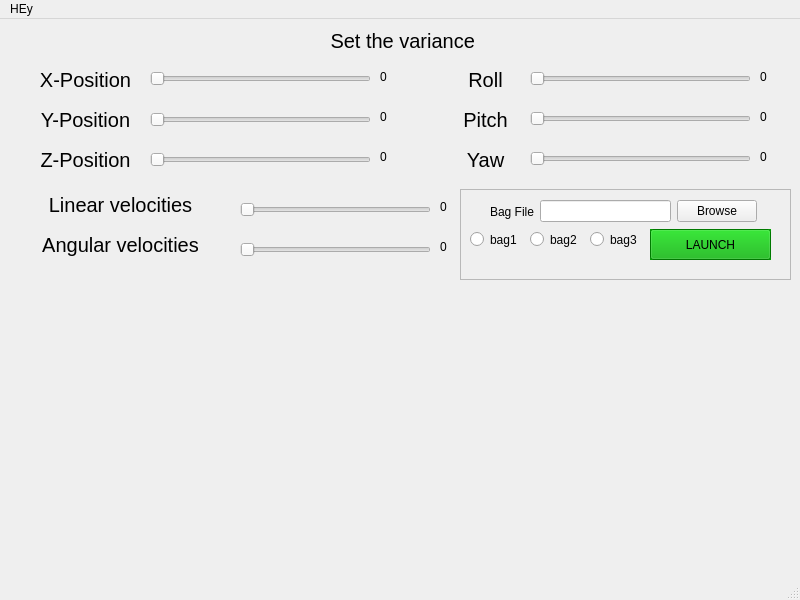
<?xml version="1.0" encoding="UTF-8"?>
<ui version="4.0">
 <class>MainWindow</class>
 <widget class="QMainWindow" name="MainWindow">
  <property name="geometry">
   <rect>
    <x>0</x>
    <y>0</y>
    <width>800</width>
    <height>600</height>
   </rect>
  </property>
  <property name="windowTitle">
   <string>Variance Setter</string>
  </property>
  <widget class="QWidget" name="centralwidget">
   <widget class="QLabel" name="maintitle">
    <property name="geometry">
     <rect>
      <x>320</x>
      <y>10</y>
      <width>171</width>
      <height>24</height>
     </rect>
    </property>
    <property name="font">
     <font>
      <pointsize>15</pointsize>
      <weight>50</weight>
      <bold>false</bold>
     </font>
    </property>
    <property name="text">
     <string>Set the variance </string>
    </property>
    <property name="textFormat">
     <enum>Qt::RichText</enum>
    </property>
    <property name="scaledContents">
     <bool>false</bool>
    </property>
    <property name="alignment">
     <set>Qt::AlignCenter</set>
    </property>
   </widget>
   <widget class="QLabel" name="x">
    <property name="geometry">
     <rect>
      <x>380</x>
      <y>50</y>
      <width>31</width>
      <height>16</height>
     </rect>
    </property>
    <property name="text">
     <string>0</string>
    </property>
   </widget>
   <widget class="QSlider" name="variance_x">
    <property name="enabled">
     <bool>true</bool>
    </property>
    <property name="geometry">
     <rect>
      <x>150</x>
      <y>50</y>
      <width>221</width>
      <height>20</height>
     </rect>
    </property>
    <property name="sizePolicy">
     <sizepolicy hsizetype="Expanding" vsizetype="Fixed">
      <horstretch>10</horstretch>
      <verstretch>10</verstretch>
     </sizepolicy>
    </property>
    <property name="minimumSize">
     <size>
      <width>0</width>
      <height>0</height>
     </size>
    </property>
    <property name="sizeIncrement">
     <size>
      <width>0</width>
      <height>0</height>
     </size>
    </property>
    <property name="baseSize">
     <size>
      <width>0</width>
      <height>0</height>
     </size>
    </property>
    <property name="maximum">
     <number>100</number>
    </property>
    <property name="singleStep">
     <number>0</number>
    </property>
    <property name="pageStep">
     <number>0</number>
    </property>
    <property name="orientation">
     <enum>Qt::Horizontal</enum>
    </property>
    <property name="tickInterval">
     <number>0</number>
    </property>
   </widget>
   <widget class="QLabel" name="title_x">
    <property name="geometry">
     <rect>
      <x>30</x>
      <y>40</y>
      <width>111</width>
      <height>41</height>
     </rect>
    </property>
    <property name="font">
     <font>
      <pointsize>15</pointsize>
      <weight>50</weight>
      <bold>false</bold>
     </font>
    </property>
    <property name="text">
     <string>X-Position</string>
    </property>
    <property name="alignment">
     <set>Qt::AlignCenter</set>
    </property>
   </widget>
   <widget class="QLabel" name="title_y">
    <property name="geometry">
     <rect>
      <x>20</x>
      <y>80</y>
      <width>131</width>
      <height>41</height>
     </rect>
    </property>
    <property name="font">
     <font>
      <pointsize>15</pointsize>
      <weight>50</weight>
      <bold>false</bold>
     </font>
    </property>
    <property name="text">
     <string>Y-Position</string>
    </property>
    <property name="alignment">
     <set>Qt::AlignCenter</set>
    </property>
   </widget>
   <widget class="QSlider" name="variance_y">
    <property name="geometry">
     <rect>
      <x>150</x>
      <y>90</y>
      <width>221</width>
      <height>21</height>
     </rect>
    </property>
    <property name="maximum">
     <number>100</number>
    </property>
    <property name="singleStep">
     <number>0</number>
    </property>
    <property name="pageStep">
     <number>0</number>
    </property>
    <property name="orientation">
     <enum>Qt::Horizontal</enum>
    </property>
   </widget>
   <widget class="QLabel" name="title_z">
    <property name="geometry">
     <rect>
      <x>20</x>
      <y>120</y>
      <width>131</width>
      <height>41</height>
     </rect>
    </property>
    <property name="font">
     <font>
      <pointsize>15</pointsize>
      <weight>50</weight>
      <bold>false</bold>
     </font>
    </property>
    <property name="text">
     <string>Z-Position</string>
    </property>
    <property name="alignment">
     <set>Qt::AlignCenter</set>
    </property>
   </widget>
   <widget class="QSlider" name="variance_z">
    <property name="geometry">
     <rect>
      <x>150</x>
      <y>130</y>
      <width>221</width>
      <height>21</height>
     </rect>
    </property>
    <property name="maximum">
     <number>100</number>
    </property>
    <property name="singleStep">
     <number>0</number>
    </property>
    <property name="pageStep">
     <number>0</number>
    </property>
    <property name="orientation">
     <enum>Qt::Horizontal</enum>
    </property>
   </widget>
   <widget class="QLabel" name="title_roll">
    <property name="geometry">
     <rect>
      <x>450</x>
      <y>40</y>
      <width>71</width>
      <height>41</height>
     </rect>
    </property>
    <property name="font">
     <font>
      <pointsize>15</pointsize>
      <weight>50</weight>
      <bold>false</bold>
     </font>
    </property>
    <property name="text">
     <string>Roll</string>
    </property>
    <property name="alignment">
     <set>Qt::AlignCenter</set>
    </property>
   </widget>
   <widget class="QLabel" name="title_yaw">
    <property name="geometry">
     <rect>
      <x>450</x>
      <y>120</y>
      <width>71</width>
      <height>41</height>
     </rect>
    </property>
    <property name="font">
     <font>
      <pointsize>15</pointsize>
      <weight>50</weight>
      <bold>false</bold>
     </font>
    </property>
    <property name="text">
     <string>Yaw</string>
    </property>
    <property name="alignment">
     <set>Qt::AlignCenter</set>
    </property>
   </widget>
   <widget class="QSlider" name="variance_roll">
    <property name="geometry">
     <rect>
      <x>530</x>
      <y>50</y>
      <width>221</width>
      <height>20</height>
     </rect>
    </property>
    <property name="maximum">
     <number>100</number>
    </property>
    <property name="singleStep">
     <number>0</number>
    </property>
    <property name="pageStep">
     <number>0</number>
    </property>
    <property name="orientation">
     <enum>Qt::Horizontal</enum>
    </property>
   </widget>
   <widget class="QLabel" name="title_pitch">
    <property name="geometry">
     <rect>
      <x>450</x>
      <y>80</y>
      <width>71</width>
      <height>41</height>
     </rect>
    </property>
    <property name="font">
     <font>
      <pointsize>15</pointsize>
      <weight>50</weight>
      <bold>false</bold>
     </font>
    </property>
    <property name="text">
     <string>Pitch</string>
    </property>
    <property name="alignment">
     <set>Qt::AlignCenter</set>
    </property>
   </widget>
   <widget class="QLabel" name="y">
    <property name="geometry">
     <rect>
      <x>380</x>
      <y>90</y>
      <width>31</width>
      <height>16</height>
     </rect>
    </property>
    <property name="text">
     <string>0</string>
    </property>
   </widget>
   <widget class="QLabel" name="z">
    <property name="geometry">
     <rect>
      <x>380</x>
      <y>130</y>
      <width>31</width>
      <height>16</height>
     </rect>
    </property>
    <property name="text">
     <string>0</string>
    </property>
   </widget>
   <widget class="QLabel" name="roll">
    <property name="geometry">
     <rect>
      <x>760</x>
      <y>50</y>
      <width>31</width>
      <height>16</height>
     </rect>
    </property>
    <property name="text">
     <string>0</string>
    </property>
   </widget>
   <widget class="QLabel" name="pitch">
    <property name="geometry">
     <rect>
      <x>760</x>
      <y>90</y>
      <width>31</width>
      <height>16</height>
     </rect>
    </property>
    <property name="text">
     <string>0</string>
    </property>
   </widget>
   <widget class="QLabel" name="yaw">
    <property name="geometry">
     <rect>
      <x>760</x>
      <y>130</y>
      <width>31</width>
      <height>16</height>
     </rect>
    </property>
    <property name="text">
     <string>0</string>
    </property>
   </widget>
   <widget class="QLabel" name="title_lin_vel">
    <property name="geometry">
     <rect>
      <x>10</x>
      <y>170</y>
      <width>221</width>
      <height>31</height>
     </rect>
    </property>
    <property name="font">
     <font>
      <pointsize>15</pointsize>
      <weight>50</weight>
      <bold>false</bold>
     </font>
    </property>
    <property name="text">
     <string>Linear velocities</string>
    </property>
    <property name="alignment">
     <set>Qt::AlignCenter</set>
    </property>
   </widget>
   <widget class="QSlider" name="variance_linear_vel">
    <property name="geometry">
     <rect>
      <x>240</x>
      <y>180</y>
      <width>191</width>
      <height>21</height>
     </rect>
    </property>
    <property name="maximum">
     <number>100</number>
    </property>
    <property name="singleStep">
     <number>0</number>
    </property>
    <property name="pageStep">
     <number>0</number>
    </property>
    <property name="orientation">
     <enum>Qt::Horizontal</enum>
    </property>
    <property name="tickInterval">
     <number>0</number>
    </property>
   </widget>
   <widget class="QLabel" name="lin_vel">
    <property name="geometry">
     <rect>
      <x>440</x>
      <y>180</y>
      <width>31</width>
      <height>16</height>
     </rect>
    </property>
    <property name="text">
     <string>0</string>
    </property>
   </widget>
   <widget class="QLabel" name="angular">
    <property name="geometry">
     <rect>
      <x>440</x>
      <y>220</y>
      <width>31</width>
      <height>16</height>
     </rect>
    </property>
    <property name="text">
     <string>0</string>
    </property>
   </widget>
   <widget class="QLabel" name="title_angular_vel">
    <property name="geometry">
     <rect>
      <x>10</x>
      <y>210</y>
      <width>221</width>
      <height>31</height>
     </rect>
    </property>
    <property name="font">
     <font>
      <pointsize>15</pointsize>
      <weight>50</weight>
      <bold>false</bold>
     </font>
    </property>
    <property name="text">
     <string>Angular velocities</string>
    </property>
    <property name="alignment">
     <set>Qt::AlignCenter</set>
    </property>
   </widget>
   <widget class="QSlider" name="variance_angular_vel">
    <property name="geometry">
     <rect>
      <x>240</x>
      <y>220</y>
      <width>191</width>
      <height>21</height>
     </rect>
    </property>
    <property name="maximum">
     <number>100</number>
    </property>
    <property name="singleStep">
     <number>0</number>
    </property>
    <property name="pageStep">
     <number>0</number>
    </property>
    <property name="orientation">
     <enum>Qt::Horizontal</enum>
    </property>
    <property name="tickPosition">
     <enum>QSlider::NoTicks</enum>
    </property>
    <property name="tickInterval">
     <number>0</number>
    </property>
   </widget>
   <widget class="QSlider" name="variance_pitch">
    <property name="geometry">
     <rect>
      <x>530</x>
      <y>90</y>
      <width>221</width>
      <height>20</height>
     </rect>
    </property>
    <property name="maximum">
     <number>100</number>
    </property>
    <property name="singleStep">
     <number>0</number>
    </property>
    <property name="pageStep">
     <number>0</number>
    </property>
    <property name="orientation">
     <enum>Qt::Horizontal</enum>
    </property>
   </widget>
   <widget class="QSlider" name="variance_yaw">
    <property name="geometry">
     <rect>
      <x>530</x>
      <y>130</y>
      <width>221</width>
      <height>20</height>
     </rect>
    </property>
    <property name="maximum">
     <number>100</number>
    </property>
    <property name="singleStep">
     <number>0</number>
    </property>
    <property name="pageStep">
     <number>0</number>
    </property>
    <property name="orientation">
     <enum>Qt::Horizontal</enum>
    </property>
   </widget>
   <widget class="QFrame" name="frame_2">
    <property name="geometry">
     <rect>
      <x>460</x>
      <y>170</y>
      <width>331</width>
      <height>91</height>
     </rect>
    </property>
    <property name="frameShape">
     <enum>QFrame::StyledPanel</enum>
    </property>
    <property name="frameShadow">
     <enum>QFrame::Raised</enum>
    </property>
    <widget class="QRadioButton" name="radioButton">
     <property name="geometry">
      <rect>
       <x>10</x>
       <y>40</y>
       <width>61</width>
       <height>21</height>
      </rect>
     </property>
     <property name="text">
      <string>bag1</string>
     </property>
     <attribute name="buttonGroup">
      <string notr="true">buttonGroup</string>
     </attribute>
    </widget>
    <widget class="QRadioButton" name="radioButton_3">
     <property name="geometry">
      <rect>
       <x>130</x>
       <y>40</y>
       <width>51</width>
       <height>21</height>
      </rect>
     </property>
     <property name="text">
      <string>bag3</string>
     </property>
     <attribute name="buttonGroup">
      <string notr="true">buttonGroup</string>
     </attribute>
    </widget>
    <widget class="QRadioButton" name="radioButton_2">
     <property name="geometry">
      <rect>
       <x>70</x>
       <y>40</y>
       <width>61</width>
       <height>21</height>
      </rect>
     </property>
     <property name="text">
      <string>bag2</string>
     </property>
     <attribute name="buttonGroup">
      <string notr="true">buttonGroup</string>
     </attribute>
    </widget>
    <widget class="QPushButton" name="Launch">
     <property name="geometry">
      <rect>
       <x>190</x>
       <y>40</y>
       <width>121</width>
       <height>31</height>
      </rect>
     </property>
     <property name="palette">
      <palette>
       <active>
        <colorrole role="WindowText">
         <brush brushstyle="SolidPattern">
          <color alpha="255">
           <red>0</red>
           <green>0</green>
           <blue>0</blue>
          </color>
         </brush>
        </colorrole>
        <colorrole role="Button">
         <brush brushstyle="SolidPattern">
          <color alpha="255">
           <red>0</red>
           <green>170</green>
           <blue>0</blue>
          </color>
         </brush>
        </colorrole>
        <colorrole role="Light">
         <brush brushstyle="SolidPattern">
          <color alpha="255">
           <red>0</red>
           <green>255</green>
           <blue>0</blue>
          </color>
         </brush>
        </colorrole>
        <colorrole role="Midlight">
         <brush brushstyle="SolidPattern">
          <color alpha="255">
           <red>0</red>
           <green>212</green>
           <blue>0</blue>
          </color>
         </brush>
        </colorrole>
        <colorrole role="Dark">
         <brush brushstyle="SolidPattern">
          <color alpha="255">
           <red>0</red>
           <green>85</green>
           <blue>0</blue>
          </color>
         </brush>
        </colorrole>
        <colorrole role="Mid">
         <brush brushstyle="SolidPattern">
          <color alpha="255">
           <red>0</red>
           <green>113</green>
           <blue>0</blue>
          </color>
         </brush>
        </colorrole>
        <colorrole role="Text">
         <brush brushstyle="SolidPattern">
          <color alpha="255">
           <red>0</red>
           <green>0</green>
           <blue>0</blue>
          </color>
         </brush>
        </colorrole>
        <colorrole role="BrightText">
         <brush brushstyle="SolidPattern">
          <color alpha="255">
           <red>255</red>
           <green>255</green>
           <blue>255</blue>
          </color>
         </brush>
        </colorrole>
        <colorrole role="ButtonText">
         <brush brushstyle="SolidPattern">
          <color alpha="255">
           <red>0</red>
           <green>0</green>
           <blue>0</blue>
          </color>
         </brush>
        </colorrole>
        <colorrole role="Base">
         <brush brushstyle="SolidPattern">
          <color alpha="255">
           <red>255</red>
           <green>255</green>
           <blue>255</blue>
          </color>
         </brush>
        </colorrole>
        <colorrole role="Window">
         <brush brushstyle="SolidPattern">
          <color alpha="255">
           <red>0</red>
           <green>170</green>
           <blue>0</blue>
          </color>
         </brush>
        </colorrole>
        <colorrole role="Shadow">
         <brush brushstyle="SolidPattern">
          <color alpha="255">
           <red>0</red>
           <green>0</green>
           <blue>0</blue>
          </color>
         </brush>
        </colorrole>
        <colorrole role="AlternateBase">
         <brush brushstyle="SolidPattern">
          <color alpha="255">
           <red>127</red>
           <green>212</green>
           <blue>127</blue>
          </color>
         </brush>
        </colorrole>
        <colorrole role="ToolTipBase">
         <brush brushstyle="SolidPattern">
          <color alpha="255">
           <red>255</red>
           <green>255</green>
           <blue>220</blue>
          </color>
         </brush>
        </colorrole>
        <colorrole role="ToolTipText">
         <brush brushstyle="SolidPattern">
          <color alpha="255">
           <red>0</red>
           <green>0</green>
           <blue>0</blue>
          </color>
         </brush>
        </colorrole>
       </active>
       <inactive>
        <colorrole role="WindowText">
         <brush brushstyle="SolidPattern">
          <color alpha="255">
           <red>0</red>
           <green>0</green>
           <blue>0</blue>
          </color>
         </brush>
        </colorrole>
        <colorrole role="Button">
         <brush brushstyle="SolidPattern">
          <color alpha="255">
           <red>0</red>
           <green>170</green>
           <blue>0</blue>
          </color>
         </brush>
        </colorrole>
        <colorrole role="Light">
         <brush brushstyle="SolidPattern">
          <color alpha="255">
           <red>0</red>
           <green>255</green>
           <blue>0</blue>
          </color>
         </brush>
        </colorrole>
        <colorrole role="Midlight">
         <brush brushstyle="SolidPattern">
          <color alpha="255">
           <red>0</red>
           <green>212</green>
           <blue>0</blue>
          </color>
         </brush>
        </colorrole>
        <colorrole role="Dark">
         <brush brushstyle="SolidPattern">
          <color alpha="255">
           <red>0</red>
           <green>85</green>
           <blue>0</blue>
          </color>
         </brush>
        </colorrole>
        <colorrole role="Mid">
         <brush brushstyle="SolidPattern">
          <color alpha="255">
           <red>0</red>
           <green>113</green>
           <blue>0</blue>
          </color>
         </brush>
        </colorrole>
        <colorrole role="Text">
         <brush brushstyle="SolidPattern">
          <color alpha="255">
           <red>0</red>
           <green>0</green>
           <blue>0</blue>
          </color>
         </brush>
        </colorrole>
        <colorrole role="BrightText">
         <brush brushstyle="SolidPattern">
          <color alpha="255">
           <red>255</red>
           <green>255</green>
           <blue>255</blue>
          </color>
         </brush>
        </colorrole>
        <colorrole role="ButtonText">
         <brush brushstyle="SolidPattern">
          <color alpha="255">
           <red>0</red>
           <green>0</green>
           <blue>0</blue>
          </color>
         </brush>
        </colorrole>
        <colorrole role="Base">
         <brush brushstyle="SolidPattern">
          <color alpha="255">
           <red>255</red>
           <green>255</green>
           <blue>255</blue>
          </color>
         </brush>
        </colorrole>
        <colorrole role="Window">
         <brush brushstyle="SolidPattern">
          <color alpha="255">
           <red>0</red>
           <green>170</green>
           <blue>0</blue>
          </color>
         </brush>
        </colorrole>
        <colorrole role="Shadow">
         <brush brushstyle="SolidPattern">
          <color alpha="255">
           <red>0</red>
           <green>0</green>
           <blue>0</blue>
          </color>
         </brush>
        </colorrole>
        <colorrole role="AlternateBase">
         <brush brushstyle="SolidPattern">
          <color alpha="255">
           <red>127</red>
           <green>212</green>
           <blue>127</blue>
          </color>
         </brush>
        </colorrole>
        <colorrole role="ToolTipBase">
         <brush brushstyle="SolidPattern">
          <color alpha="255">
           <red>255</red>
           <green>255</green>
           <blue>220</blue>
          </color>
         </brush>
        </colorrole>
        <colorrole role="ToolTipText">
         <brush brushstyle="SolidPattern">
          <color alpha="255">
           <red>0</red>
           <green>0</green>
           <blue>0</blue>
          </color>
         </brush>
        </colorrole>
       </inactive>
       <disabled>
        <colorrole role="WindowText">
         <brush brushstyle="SolidPattern">
          <color alpha="255">
           <red>0</red>
           <green>85</green>
           <blue>0</blue>
          </color>
         </brush>
        </colorrole>
        <colorrole role="Button">
         <brush brushstyle="SolidPattern">
          <color alpha="255">
           <red>0</red>
           <green>170</green>
           <blue>0</blue>
          </color>
         </brush>
        </colorrole>
        <colorrole role="Light">
         <brush brushstyle="SolidPattern">
          <color alpha="255">
           <red>0</red>
           <green>255</green>
           <blue>0</blue>
          </color>
         </brush>
        </colorrole>
        <colorrole role="Midlight">
         <brush brushstyle="SolidPattern">
          <color alpha="255">
           <red>0</red>
           <green>212</green>
           <blue>0</blue>
          </color>
         </brush>
        </colorrole>
        <colorrole role="Dark">
         <brush brushstyle="SolidPattern">
          <color alpha="255">
           <red>0</red>
           <green>85</green>
           <blue>0</blue>
          </color>
         </brush>
        </colorrole>
        <colorrole role="Mid">
         <brush brushstyle="SolidPattern">
          <color alpha="255">
           <red>0</red>
           <green>113</green>
           <blue>0</blue>
          </color>
         </brush>
        </colorrole>
        <colorrole role="Text">
         <brush brushstyle="SolidPattern">
          <color alpha="255">
           <red>0</red>
           <green>85</green>
           <blue>0</blue>
          </color>
         </brush>
        </colorrole>
        <colorrole role="BrightText">
         <brush brushstyle="SolidPattern">
          <color alpha="255">
           <red>255</red>
           <green>255</green>
           <blue>255</blue>
          </color>
         </brush>
        </colorrole>
        <colorrole role="ButtonText">
         <brush brushstyle="SolidPattern">
          <color alpha="255">
           <red>0</red>
           <green>85</green>
           <blue>0</blue>
          </color>
         </brush>
        </colorrole>
        <colorrole role="Base">
         <brush brushstyle="SolidPattern">
          <color alpha="255">
           <red>0</red>
           <green>170</green>
           <blue>0</blue>
          </color>
         </brush>
        </colorrole>
        <colorrole role="Window">
         <brush brushstyle="SolidPattern">
          <color alpha="255">
           <red>0</red>
           <green>170</green>
           <blue>0</blue>
          </color>
         </brush>
        </colorrole>
        <colorrole role="Shadow">
         <brush brushstyle="SolidPattern">
          <color alpha="255">
           <red>0</red>
           <green>0</green>
           <blue>0</blue>
          </color>
         </brush>
        </colorrole>
        <colorrole role="AlternateBase">
         <brush brushstyle="SolidPattern">
          <color alpha="255">
           <red>0</red>
           <green>170</green>
           <blue>0</blue>
          </color>
         </brush>
        </colorrole>
        <colorrole role="ToolTipBase">
         <brush brushstyle="SolidPattern">
          <color alpha="255">
           <red>255</red>
           <green>255</green>
           <blue>220</blue>
          </color>
         </brush>
        </colorrole>
        <colorrole role="ToolTipText">
         <brush brushstyle="SolidPattern">
          <color alpha="255">
           <red>0</red>
           <green>0</green>
           <blue>0</blue>
          </color>
         </brush>
        </colorrole>
       </disabled>
      </palette>
     </property>
     <property name="autoFillBackground">
      <bool>true</bool>
     </property>
     <property name="text">
      <string>LAUNCH</string>
     </property>
    </widget>
    <widget class="QWidget" name="layoutWidget">
     <property name="geometry">
      <rect>
       <x>30</x>
       <y>10</y>
       <width>267</width>
       <height>25</height>
      </rect>
     </property>
     <layout class="QHBoxLayout" name="horizontalLayout">
      <item>
       <widget class="QLabel" name="label">
        <property name="text">
         <string>Bag File</string>
        </property>
       </widget>
      </item>
      <item>
       <widget class="QLineEdit" name="lineEdit"/>
      </item>
      <item>
       <widget class="QPushButton" name="Browse">
        <property name="text">
         <string>Browse</string>
        </property>
       </widget>
      </item>
     </layout>
    </widget>
   </widget>
  </widget>
  <widget class="QMenuBar" name="menubar">
   <property name="geometry">
    <rect>
     <x>0</x>
     <y>0</y>
     <width>800</width>
     <height>20</height>
    </rect>
   </property>
   <widget class="QMenu" name="menuHEy">
    <property name="title">
     <string>HEy</string>
    </property>
   </widget>
   <addaction name="menuHEy"/>
  </widget>
  <widget class="QStatusBar" name="statusbar"/>
 </widget>
 <resources/>
 <connections/>
 <buttongroups>
  <buttongroup name="buttonGroup"/>
 </buttongroups>
</ui>
